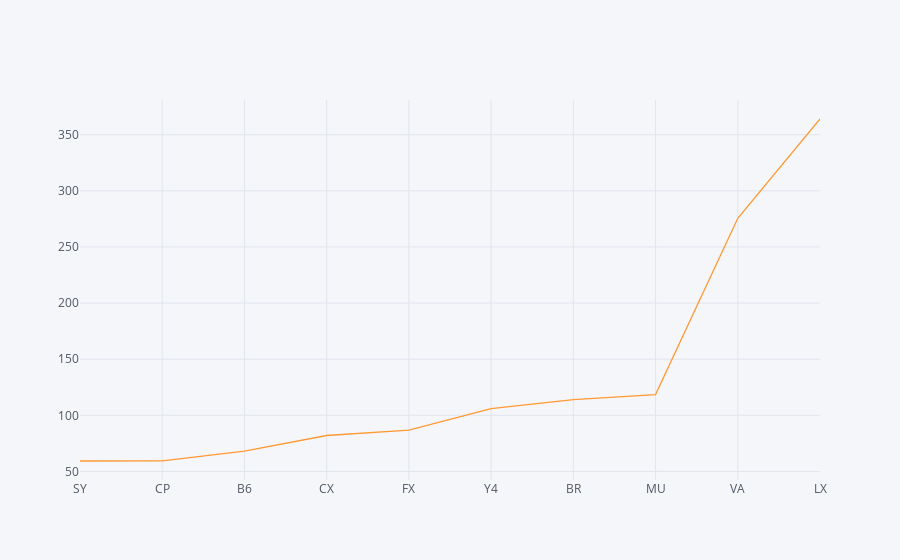

Notebook source saved alongside this figure:
### Code cell
xxx = (flight_status_dataframe_appended.groupby(['carrierFsCode'])
['delaysdepartureGateDelayMinutes'].mean().nlargest(10).sort_values())
xxx.iplot()

### Figure 1 — Plotly figure (JSON) as saved in the notebook; plotly's stock layout.template omitted (floating-point values rounded to 4 significant figures)
{"data": [{"line": {"color": "rgba(255, 153, 51, 1.0)", "dash": "solid", "shape": "linear", "width": 1.3}, "mode": "lines", "name": "delaysdepartureGateDelayMinutes", "text": "", "type": "scatter", "x": ["SY", "CP", "B6", "CX", "FX", "Y4", "BR", "MU", "VA", "LX"], "y": [59.29, 59.32, 68.13, 82, 86.74, 106, 114, 118.5, 275.5, 364]}], "layout": {"legend": {"bgcolor": "#F5F6F9", "font": {"color": "#4D5663"}}, "paper_bgcolor": "#F5F6F9", "plot_bgcolor": "#F5F6F9", "title": {"font": {"color": "#4D5663"}}, "xaxis": {"gridcolor": "#E1E5ED", "showgrid": true, "tickfont": {"color": "#4D5663"}, "title": {"font": {"color": "#4D5663"}, "text": ""}, "zerolinecolor": "#E1E5ED"}, "yaxis": {"gridcolor": "#E1E5ED", "showgrid": true, "tickfont": {"color": "#4D5663"}, "title": {"font": {"color": "#4D5663"}, "text": ""}, "zerolinecolor": "#E1E5ED"}}}
